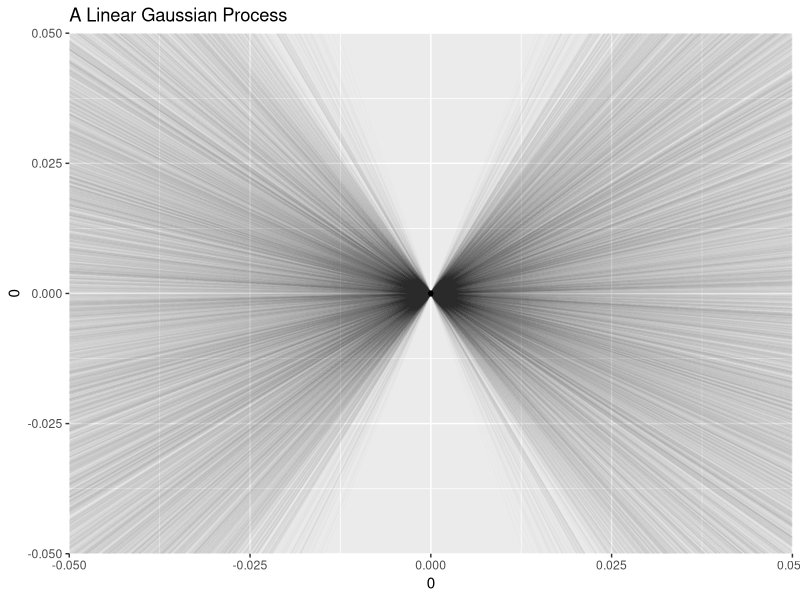
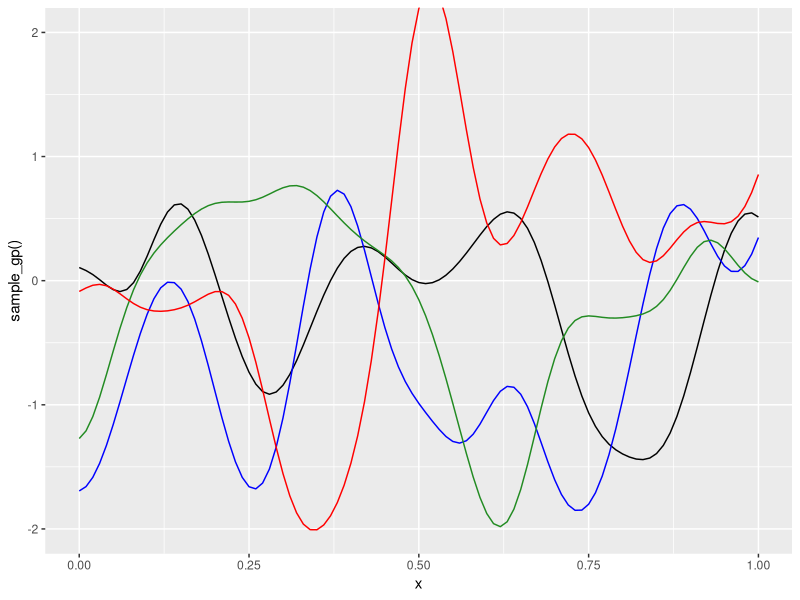

Write R code to recreate these figures, in order.
## ---- chunk 1
library(ggplot2)
library(dplyr)
knitr::opts_chunk$set(
    echo = FALSE
  , out.height = "100pt"
  , out.width = "125pt"
)
## ---- chunk 2
beta = rnorm(5000)
qplot(x=0,y=0) + 
  geom_abline(slope = beta, intercept = 0, alpha = 0.01) + 
  ggtitle("A Linear Gaussian Process")
## ---- chunk 3

x <- seq(0,1,0.01)
sample_gp <- function(){
  k <- function(x,y,k = -100) exp(k*(x-y)^2)
  cv <- outer(x,x,FUN = "k")
  rand <- rnorm(length(x))
  svd(cv) %>% {.$u %*% diag(sqrt(.$d)) %*% rand}
  #' This above line is tricky. We're mapping a sample drawn from N(0,1) into
  #' the space defined by N(0, cv). It's not obvious that the way to do this
  #' mapping is to multiply the random vector by sqrt(cv), which can be found 
  #' by Cholesky decomp or SVD
}
qplot(x, sample_gp(), geom = "line") + 
  geom_line(y = sample_gp(), color = "blue") + 
  geom_line(y = sample_gp(), color = "forestgreen") + 
  geom_line(y = sample_gp(), color = "red") + 
  coord_cartesian(ylim = c(-2,2))
